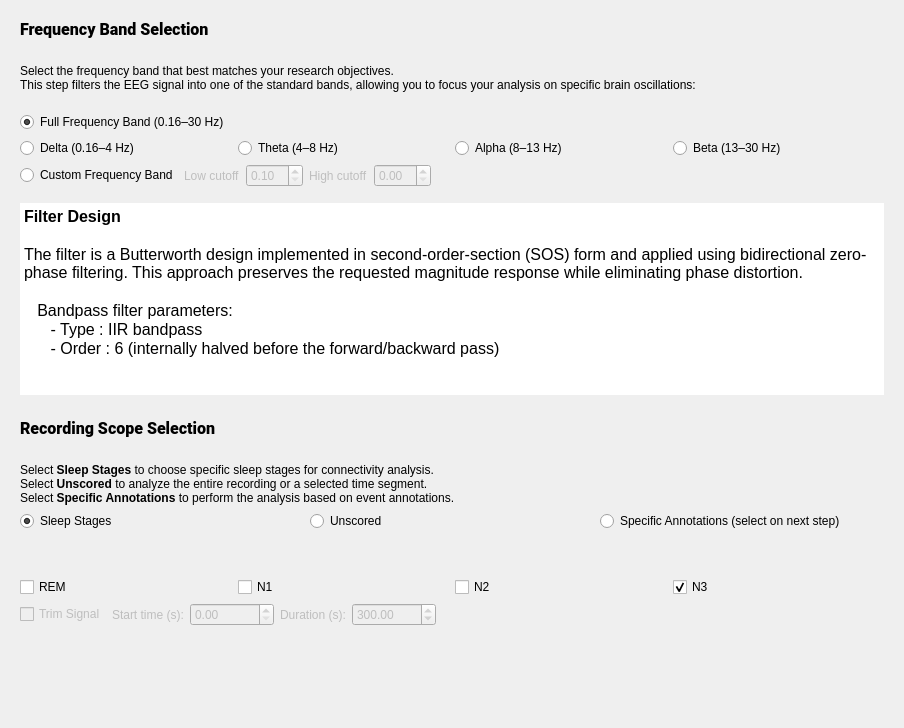
<?xml version="1.0" encoding="UTF-8"?>
<ui version="4.0">
 <class>FilterStep</class>
 <widget class="QWidget" name="FilterStep">
  <property name="geometry">
   <rect>
    <x>0</x>
    <y>0</y>
    <width>904</width>
    <height>728</height>
   </rect>
  </property>
  <property name="windowTitle">
   <string/>
  </property>
  <property name="styleSheet">
   <string notr="true">font: 12pt &quot;Roboto&quot;;</string>
  </property>
  <layout class="QVBoxLayout" name="verticalLayout_5">
   <item>
    <widget class="QFrame" name="frame">
     <property name="frameShape">
      <enum>QFrame::Shape::NoFrame</enum>
     </property>
     <property name="frameShadow">
      <enum>QFrame::Shadow::Raised</enum>
     </property>
     <layout class="QVBoxLayout" name="verticalLayout_2">
      <item>
       <widget class="QLabel" name="label_4">
        <property name="font">
         <font>
          <family>Roboto</family>
          <pointsize>12</pointsize>
          <italic>false</italic>
          <bold>false</bold>
         </font>
        </property>
        <property name="text">
         <string>&lt;html&gt;&lt;head/&gt;&lt;body&gt;&lt;p&gt;&lt;span style=&quot; font-weight:700;&quot;&gt;Frequency Band Selection&lt;/span&gt;&lt;br/&gt;&lt;/p&gt;&lt;/body&gt;&lt;/html&gt;</string>
        </property>
       </widget>
      </item>
      <item>
       <widget class="QLabel" name="label">
        <property name="text">
         <string>Select the frequency band that best matches your research objectives. 
This step filters the EEG signal into one of the standard bands, allowing you to focus your analysis on specific brain oscillations:
</string>
        </property>
        <property name="wordWrap">
         <bool>true</bool>
        </property>
       </widget>
      </item>
      <item>
       <widget class="QRadioButton" name="fullband_radioButton">
        <property name="text">
         <string>Full Frequency Band (0.16–30 Hz)</string>
        </property>
        <property name="checked">
         <bool>true</bool>
        </property>
        <attribute name="buttonGroup">
         <string notr="true">buttonGroup_freq</string>
        </attribute>
       </widget>
      </item>
      <item>
       <layout class="QHBoxLayout" name="horizontalLayout">
        <item>
         <widget class="QRadioButton" name="delta_radioButton">
          <property name="text">
           <string>Delta (0.16–4 Hz)</string>
          </property>
          <attribute name="buttonGroup">
           <string notr="true">buttonGroup_freq</string>
          </attribute>
         </widget>
        </item>
        <item>
         <widget class="QRadioButton" name="theta_radioButton">
          <property name="text">
           <string>Theta (4–8 Hz)</string>
          </property>
          <attribute name="buttonGroup">
           <string notr="true">buttonGroup_freq</string>
          </attribute>
         </widget>
        </item>
        <item>
         <widget class="QRadioButton" name="alpha_radioButton">
          <property name="text">
           <string>Alpha (8–13 Hz)</string>
          </property>
          <attribute name="buttonGroup">
           <string notr="true">buttonGroup_freq</string>
          </attribute>
         </widget>
        </item>
        <item>
         <widget class="QRadioButton" name="beta_radioButton">
          <property name="text">
           <string>Beta (13–30 Hz)</string>
          </property>
          <attribute name="buttonGroup">
           <string notr="true">buttonGroup_freq</string>
          </attribute>
         </widget>
        </item>
       </layout>
      </item>
      <item>
       <layout class="QHBoxLayout" name="horizontalLayout_5">
        <item>
         <widget class="QRadioButton" name="custom_radioButton">
          <property name="text">
           <string>Custom Frequency Band</string>
          </property>
          <attribute name="buttonGroup">
           <string notr="true">buttonGroup_freq</string>
          </attribute>
         </widget>
        </item>
        <item>
         <layout class="QHBoxLayout" name="horizontalLayout_3">
          <item>
           <widget class="QLabel" name="low_cutoff_label">
            <property name="enabled">
             <bool>false</bool>
            </property>
            <property name="text">
             <string>Low cutoff</string>
            </property>
           </widget>
          </item>
          <item>
           <widget class="QDoubleSpinBox" name="lowcutoff_doubleSpinBox">
            <property name="enabled">
             <bool>false</bool>
            </property>
            <property name="minimum">
             <double>0.100000000000000</double>
            </property>
            <property name="maximum">
             <double>40.000000000000000</double>
            </property>
           </widget>
          </item>
         </layout>
        </item>
        <item>
         <layout class="QHBoxLayout" name="horizontalLayout_4">
          <item>
           <widget class="QLabel" name="high_cutoff_label">
            <property name="enabled">
             <bool>false</bool>
            </property>
            <property name="text">
             <string>High cutoff</string>
            </property>
           </widget>
          </item>
          <item>
           <widget class="QDoubleSpinBox" name="highcutoff_doubleSpinBox">
            <property name="enabled">
             <bool>false</bool>
            </property>
           </widget>
          </item>
          <item>
           <spacer name="horizontalSpacer">
            <property name="orientation">
             <enum>Qt::Orientation::Horizontal</enum>
            </property>
            <property name="sizeHint" stdset="0">
             <size>
              <width>40</width>
              <height>20</height>
             </size>
            </property>
           </spacer>
          </item>
         </layout>
        </item>
       </layout>
      </item>
      <item>
       <spacer name="verticalSpacer_3">
        <property name="orientation">
         <enum>Qt::Orientation::Vertical</enum>
        </property>
        <property name="sizeType">
         <enum>QSizePolicy::Policy::Fixed</enum>
        </property>
        <property name="sizeHint" stdset="0">
         <size>
          <width>20</width>
          <height>10</height>
         </size>
        </property>
       </spacer>
      </item>
      <item>
       <widget class="QTextEdit" name="textEdit">
        <property name="frameShape">
         <enum>QFrame::Shape::NoFrame</enum>
        </property>
        <property name="readOnly">
         <bool>true</bool>
        </property>
        <property name="html">
         <string>&lt;!DOCTYPE HTML PUBLIC &quot;-//W3C//DTD HTML 4.0//EN&quot; &quot;http://www.w3.org/TR/REC-html40/strict.dtd&quot;&gt;
&lt;html&gt;&lt;head&gt;&lt;meta name=&quot;qrichtext&quot; content=&quot;1&quot; /&gt;&lt;meta charset=&quot;utf-8&quot; /&gt;&lt;style type=&quot;text/css&quot;&gt;
p, li { white-space: pre-wrap; }
hr { height: 1px; border-width: 0; }
li.unchecked::marker { content: &quot;\2610&quot;; }
li.checked::marker { content: &quot;\2612&quot;; }
&lt;/style&gt;&lt;/head&gt;&lt;body style=&quot; font-family:'Roboto'; font-size:12pt; font-weight:400; font-style:normal;&quot;&gt;
&lt;p style=&quot; margin-top:0px; margin-bottom:0px; margin-left:0px; margin-right:0px; -qt-block-indent:0; text-indent:0px;&quot;&gt;&lt;span style=&quot; font-weight:700;&quot;&gt;Filter Design&lt;/span&gt;&lt;/p&gt;
&lt;p style=&quot;-qt-paragraph-type:empty; margin-top:0px; margin-bottom:0px; margin-left:0px; margin-right:0px; -qt-block-indent:0; text-indent:0px; font-weight:700;&quot;&gt;&lt;br /&gt;&lt;/p&gt;
&lt;p style=&quot; margin-top:0px; margin-bottom:0px; margin-left:0px; margin-right:0px; -qt-block-indent:0; text-indent:0px;&quot;&gt;The filter is a Butterworth design implemented in second-order-section (SOS) form and applied using bidirectional zero-phase filtering. This approach preserves the requested magnitude response while eliminating phase distortion.&lt;/p&gt;
&lt;p style=&quot;-qt-paragraph-type:empty; margin-top:0px; margin-bottom:0px; margin-left:0px; margin-right:0px; -qt-block-indent:0; text-indent:0px;&quot;&gt;&lt;br /&gt;&lt;/p&gt;
&lt;p style=&quot; margin-top:0px; margin-bottom:0px; margin-left:0px; margin-right:0px; -qt-block-indent:0; text-indent:0px;&quot;&gt;   Bandpass filter parameters:&lt;/p&gt;
&lt;p style=&quot; margin-top:0px; margin-bottom:0px; margin-left:0px; margin-right:0px; -qt-block-indent:0; text-indent:0px;&quot;&gt;      - Type : IIR bandpass&lt;/p&gt;
&lt;p style=&quot; margin-top:0px; margin-bottom:0px; margin-left:0px; margin-right:0px; -qt-block-indent:0; text-indent:0px;&quot;&gt;      - Order : 6 (internally halved before the forward/backward pass)&lt;/p&gt;&lt;/body&gt;&lt;/html&gt;</string>
        </property>
       </widget>
      </item>
     </layout>
    </widget>
   </item>
   <item>
    <widget class="QFrame" name="frame_2">
     <property name="frameShape">
      <enum>QFrame::Shape::NoFrame</enum>
     </property>
     <property name="frameShadow">
      <enum>QFrame::Shadow::Raised</enum>
     </property>
     <layout class="QVBoxLayout" name="verticalLayout">
      <item>
       <widget class="QLabel" name="label_3">
        <property name="font">
         <font>
          <family>Roboto</family>
          <pointsize>12</pointsize>
          <italic>false</italic>
          <bold>false</bold>
         </font>
        </property>
        <property name="text">
         <string>&lt;html&gt;&lt;head/&gt;&lt;body&gt;&lt;p&gt;&lt;span style=&quot; font-weight:700;&quot;&gt;Recording Scope Selection&lt;/span&gt;&lt;br/&gt;&lt;/p&gt;&lt;/body&gt;&lt;/html&gt;</string>
        </property>
       </widget>
      </item>
      <item>
       <widget class="QLabel" name="scopes_label">
        <property name="text">
         <string>&lt;html&gt;&lt;head/&gt;&lt;body&gt;&lt;p&gt;Select &lt;span style=&quot; font-weight:700;&quot;&gt;Sleep Stages&lt;/span&gt; to choose specific sleep stages for connectivity analysis.&lt;br/&gt;Select &lt;span style=&quot; font-weight:700;&quot;&gt;Unscored&lt;/span&gt; to analyze the entire recording or a selected time segment.&lt;br/&gt;Select &lt;span style=&quot; font-weight:700;&quot;&gt;Specific Annotations&lt;/span&gt; to perform the analysis based on event annotations.&lt;/p&gt;&lt;/body&gt;&lt;/html&gt;</string>
        </property>
       </widget>
      </item>
      <item>
       <layout class="QHBoxLayout" name="horizontalLayout_10">
        <property name="topMargin">
         <number>0</number>
        </property>
        <item>
         <widget class="QRadioButton" name="sleep_stages_radioButton">
          <property name="text">
           <string>Sleep Stages</string>
          </property>
          <property name="checked">
           <bool>true</bool>
          </property>
          <attribute name="buttonGroup">
           <string notr="true">buttonGroup_scope</string>
          </attribute>
         </widget>
        </item>
        <item>
         <widget class="QRadioButton" name="unscored_radioButton">
          <property name="text">
           <string>Unscored</string>
          </property>
          <property name="checked">
           <bool>false</bool>
          </property>
          <attribute name="buttonGroup">
           <string notr="true">buttonGroup_scope</string>
          </attribute>
         </widget>
        </item>
        <item>
         <widget class="QRadioButton" name="specific_annotations_radioButton">
          <property name="text">
           <string>Specific Annotations (select on next step)</string>
          </property>
          <attribute name="buttonGroup">
           <string notr="true">buttonGroup_scope</string>
          </attribute>
         </widget>
        </item>
       </layout>
      </item>
      <item>
       <spacer name="verticalSpacer_2">
        <property name="orientation">
         <enum>Qt::Orientation::Vertical</enum>
        </property>
        <property name="sizeHint" stdset="0">
         <size>
          <width>20</width>
          <height>40</height>
         </size>
        </property>
       </spacer>
      </item>
      <item>
       <layout class="QHBoxLayout" name="horizontalLayout_2">
        <item>
         <widget class="QCheckBox" name="rem_checkBox">
          <property name="text">
           <string>REM</string>
          </property>
         </widget>
        </item>
        <item>
         <widget class="QCheckBox" name="n1_checkBox">
          <property name="text">
           <string>N1</string>
          </property>
         </widget>
        </item>
        <item>
         <widget class="QCheckBox" name="n2_checkBox">
          <property name="text">
           <string>N2</string>
          </property>
         </widget>
        </item>
        <item>
         <widget class="QCheckBox" name="n3_checkBox">
          <property name="text">
           <string>N3</string>
          </property>
          <property name="checked">
           <bool>true</bool>
          </property>
         </widget>
        </item>
       </layout>
      </item>
      <item>
       <layout class="QHBoxLayout" name="horizontalLayout_7">
        <property name="topMargin">
         <number>0</number>
        </property>
        <item>
         <widget class="QCheckBox" name="trim_checkBox">
          <property name="enabled">
           <bool>false</bool>
          </property>
          <property name="text">
           <string>Trim Signal</string>
          </property>
         </widget>
        </item>
        <item>
         <layout class="QHBoxLayout" name="horizontalLayout_8">
          <property name="rightMargin">
           <number>0</number>
          </property>
          <item>
           <widget class="QLabel" name="start_time_label">
            <property name="enabled">
             <bool>false</bool>
            </property>
            <property name="text">
             <string>Start time (s):</string>
            </property>
           </widget>
          </item>
          <item>
           <widget class="QDoubleSpinBox" name="start_time_doubleSpinBox">
            <property name="enabled">
             <bool>false</bool>
            </property>
            <property name="maximum">
             <double>1000000.000000000000000</double>
            </property>
            <property name="singleStep">
             <double>10.000000000000000</double>
            </property>
           </widget>
          </item>
         </layout>
        </item>
        <item>
         <widget class="QLabel" name="duration_time_label">
          <property name="enabled">
           <bool>false</bool>
          </property>
          <property name="text">
           <string>Duration (s):</string>
          </property>
         </widget>
        </item>
        <item>
         <layout class="QHBoxLayout" name="horizontalLayout_9">
          <property name="rightMargin">
           <number>0</number>
          </property>
          <item>
           <widget class="QDoubleSpinBox" name="duration_time_doubleSpinBox">
            <property name="enabled">
             <bool>false</bool>
            </property>
            <property name="maximum">
             <double>1000000.000000000000000</double>
            </property>
            <property name="singleStep">
             <double>10.000000000000000</double>
            </property>
            <property name="value">
             <double>300.000000000000000</double>
            </property>
           </widget>
          </item>
         </layout>
        </item>
        <item>
         <spacer name="horizontalSpacer_2">
          <property name="orientation">
           <enum>Qt::Orientation::Horizontal</enum>
          </property>
          <property name="sizeHint" stdset="0">
           <size>
            <width>40</width>
            <height>20</height>
           </size>
          </property>
         </spacer>
        </item>
       </layout>
      </item>
      <item>
       <spacer name="verticalSpacer_4">
        <property name="orientation">
         <enum>Qt::Orientation::Vertical</enum>
        </property>
        <property name="sizeHint" stdset="0">
         <size>
          <width>20</width>
          <height>40</height>
         </size>
        </property>
       </spacer>
      </item>
     </layout>
    </widget>
   </item>
   <item>
    <spacer name="verticalSpacer">
     <property name="orientation">
      <enum>Qt::Orientation::Vertical</enum>
     </property>
     <property name="sizeHint" stdset="0">
      <size>
       <width>20</width>
       <height>40</height>
      </size>
     </property>
    </spacer>
   </item>
  </layout>
 </widget>
 <resources>
  <include location="../../../../../snooz-toolbox/src/main/python/ui/themes/themes.qrc"/>
 </resources>
 <connections/>
 <buttongroups>
  <buttongroup name="buttonGroup_scope"/>
  <buttongroup name="buttonGroup_freq"/>
 </buttongroups>
</ui>
